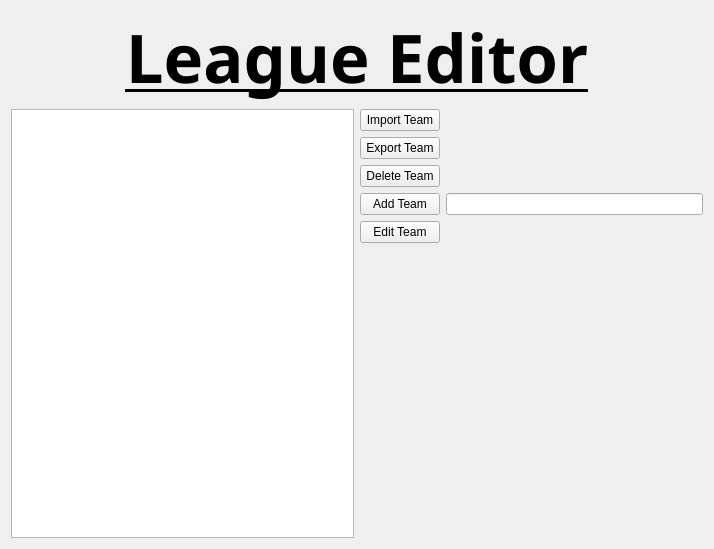
<?xml version="1.0" encoding="UTF-8"?>
<ui version="4.0">
 <class>Form</class>
 <widget class="QWidget" name="Form">
  <property name="geometry">
   <rect>
    <x>0</x>
    <y>0</y>
    <width>714</width>
    <height>549</height>
   </rect>
  </property>
  <property name="windowTitle">
   <string>Form</string>
  </property>
  <layout class="QVBoxLayout" name="verticalLayout">
   <item>
    <widget class="QLabel" name="label">
     <property name="font">
      <font>
       <family>Chalkduster</family>
       <pointsize>50</pointsize>
       <weight>75</weight>
       <bold>true</bold>
       <underline>true</underline>
      </font>
     </property>
     <property name="text">
      <string>League Editor</string>
     </property>
     <property name="alignment">
      <set>Qt::AlignCenter</set>
     </property>
    </widget>
   </item>
   <item>
    <layout class="QHBoxLayout" name="horizontalLayout">
     <item>
      <widget class="QListWidget" name="team_listWidget"/>
     </item>
     <item>
      <layout class="QFormLayout" name="formLayout">
       <item row="0" column="0">
        <widget class="QPushButton" name="importTeam_pushButton">
         <property name="text">
          <string>Import Team</string>
         </property>
        </widget>
       </item>
       <item row="1" column="0">
        <widget class="QPushButton" name="exportTeam_pushButton">
         <property name="text">
          <string>Export Team</string>
         </property>
        </widget>
       </item>
       <item row="2" column="0">
        <widget class="QPushButton" name="deleteTeam_pushButton">
         <property name="text">
          <string>Delete Team</string>
         </property>
        </widget>
       </item>
       <item row="3" column="0">
        <widget class="QPushButton" name="addTeam_pushButton">
         <property name="text">
          <string>Add Team</string>
         </property>
        </widget>
       </item>
       <item row="3" column="1">
        <widget class="QLineEdit" name="lineEdit"/>
       </item>
       <item row="4" column="0">
        <widget class="QPushButton" name="editTeam_pushButton">
         <property name="text">
          <string>Edit Team</string>
         </property>
        </widget>
       </item>
      </layout>
     </item>
    </layout>
   </item>
  </layout>
 </widget>
 <resources/>
 <connections/>
</ui>
